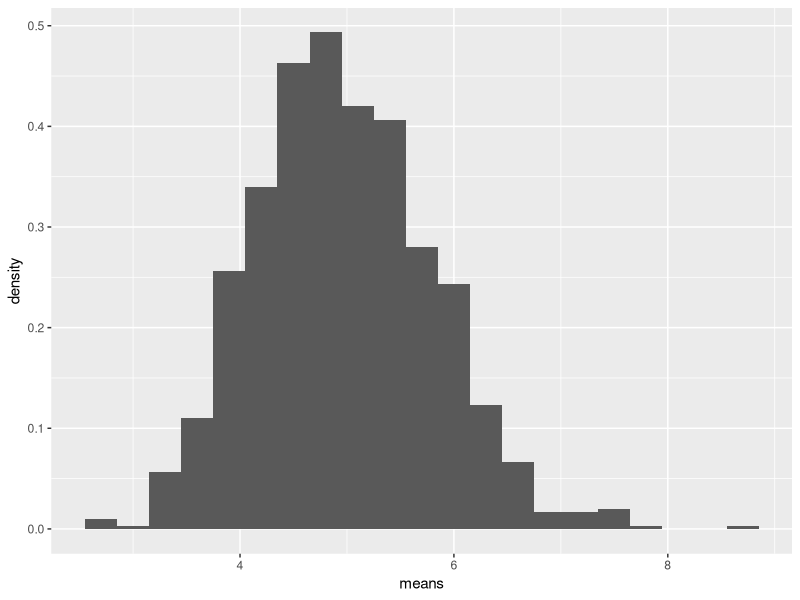

The R script that drew this image:
## ---- chunk 1
library(ggplot2)
## ---- chunk 2
means <- apply(matrix(rexp(40000, 0.2),nrow = 1000, ncol = 40),1, mean)
g <- ggplot(data.frame(means=means), aes(x = means))
g <- g + geom_histogram(binwidth = 0.3,aes(y=..density..))
g
## ---- chunk 3
solvequad <- function(a,b,c){
    (-b+c(1,-1)*(b^2-4*a*c)^0.5)/(2*a)
}
solvequad(1,5,6)
